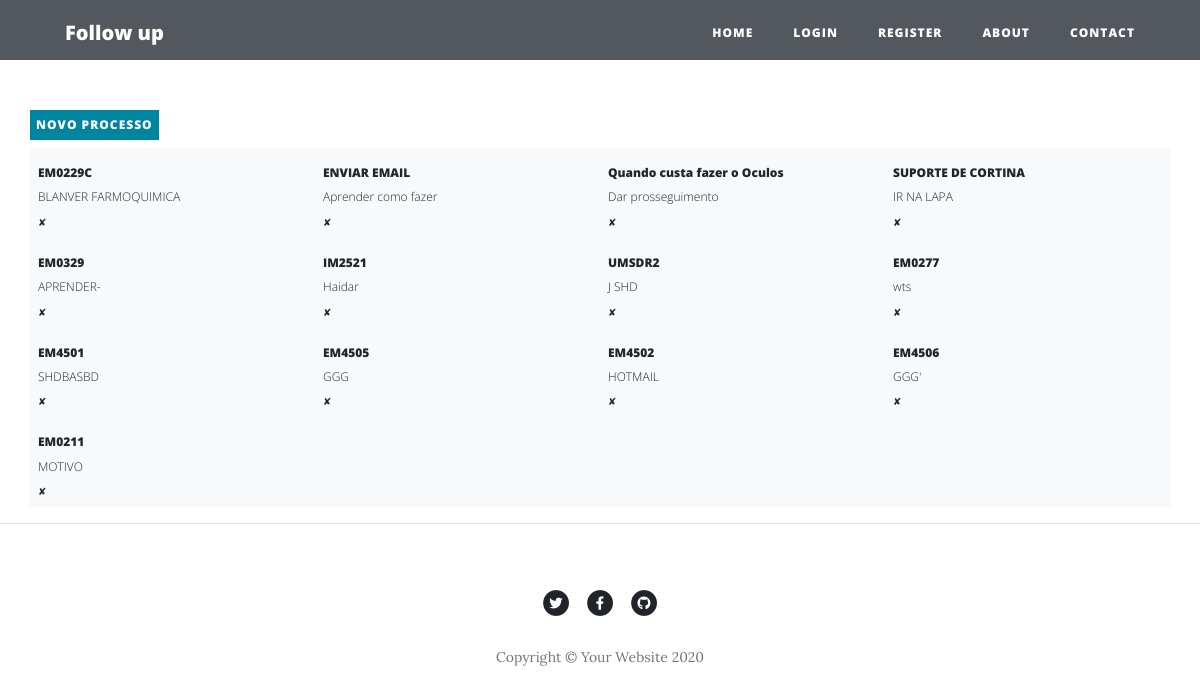
The page / on the database its author committed.
### main.py (models this page shows)
class Menu(db.Model):
    __tablename__ = "TbOne"
    id = db.Column(db.Integer, primary_key=True)
    RefPartner = db.Column(db.String, unique=True, nullable=False)
    Cliente = db.Column(db.String)
    Origem = db.Column(db.String)
    Destino = db.Column(db.String)
    Incoterm = db.Column(db.String)
    RefCliente = db.Column(db.String)
    Moeda = db.Column(db.String)
    modal = db.Column(db.String)
    VlTotal = db.Column(db.Float)
    Merc = db.Column(db.String)
    Vol = db.Column(db.String)
    M3 = db.Column(db.Float)
    Pb = db.Column(db.Float)
    Pl = db.Column(db.Float)
    Re = db.Column(db.String)
    Sd = db.Column(db.String)
    Status = db.Column(db.String)
    Obs = db.Column(db.String)
    bl = db.Column(db.String)
    nrBl = db.Column(db.String)
    navio = db.Column(db.String)
    vg = db.Column(db.String)
    via = db.Column(db.String)
    eta = db.Column(db.String)
    DLDraft = db.Column(db.String)
    DLCarga = db.Column(db.String)
    ttime = db.Column(db.String)
    dtBL = db.Column(db.String)
    Importador = db.Column(db.String)
    dcts = db.Column(db.String)
    Operador = db.Column(db.String)
    Booking = db.Column(db.String)
    TipoFrt = db.Column(db.String)
    Saida = db.Column(db.String)
    fech = db.Column(db.String)
    dtEnvDcts = db.Column(db.String)
    lclFcl = db.Column(db.String)

### main.py (the view)
@app.route('/')
def get_all_posts():
    posts =Menu.query.all()
    return render_template("index.html", all_posts=posts, current_user=current_user)

### templates/index.html (shortened to what this page needs)
{% include "header.html" %}
<header class="masthead ">
    <div class="overlay"></div>
    <div class="container">
        <div class="row">
        <BR><BR><BR><BR>
        </div>
    </div>
</header>
<div class="container">
    <div class="row">
        <a class="btn btn-primary  btn-sm mb-2" href="{{url_for('add_new_post')}}">Novo Processo</a>
    </div>
    <div class=" row    ">
        {% set count = namespace(value=1) %}
            {% for post in all_posts %}
              {% if count.value == 5 %}
                {% set count.value = 1 %}
    </div>
    <div class="row">
        <div class=" bg-light p-2 post-preview  col-sm">
            {% else %}
            <div class=" bg-light p-2  post-preview col-sm" >
                {% endif %}
                {% set count.value = count.value + 1 %}
                <a href="{{ url_for('show_post', post_id=post.id) }}">
                    <h2 class="post-title"> {{post.RefPartner}} </h2>
                    <h3 class="post-subtitle">{{post.Cliente}} </h3>
                    <a href="{{url_for('delete_post', post_id=post.id) }}">✘</a>
                </a>
            </div>
            {% endfor %}
        </div>
    </div>
  <hr>
{% include "footer.html" %}

### rows shown on the page
Menu: RefPartner "EM0229C", Cliente "BLANVER FARMOQUIMICA"
Menu: RefPartner "ENVIAR EMAIL", Cliente "Aprender como fazer"
Menu: RefPartner "Quando custa fazer o Oculos", Cliente "Dar prosseguimento"
Menu: RefPartner "SUPORTE DE CORTINA", Cliente "IR NA LAPA"
Menu: RefPartner "EM0329", Cliente "APRENDER-"
Menu: RefPartner "IM2521", Cliente "Haidar"
Menu: RefPartner "UMSDR2", Cliente "J SHD"
Menu: RefPartner "EM0277", Cliente "wts"
Menu: RefPartner "EM4501", Cliente "SHDBASBD"
Menu: RefPartner "EM4505", Cliente "GGG"
Menu: RefPartner "EM4502", Cliente "HOTMAIL"
Menu: RefPartner "EM4506", Cliente "GGG'"
Menu: RefPartner "EM0211", Cliente "MOTIVO"
